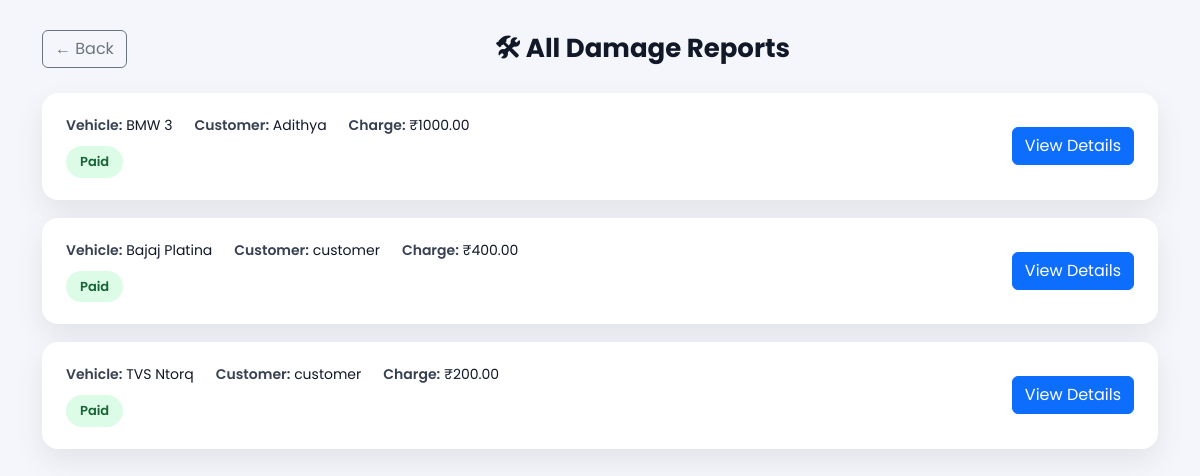
The app's page /admin_damage-reports/ (signed in) with its own data.
### wheelzy_app/models.py (models this page shows, shortened)
class DamageReport(models.Model):
    booking = models.OneToOneField( Booking,on_delete=models.CASCADE,related_name="damage_report")
    vehicle = models.ForeignKey(Vehicle,on_delete=models.CASCADE,related_name="damage_reports",null=True,blank=True)
    reported_by = models.ForeignKey(User,on_delete=models.CASCADE,related_name="reported_damages")
    description = models.TextField()
    extra_charge = models.DecimalField(max_digits=8,decimal_places=2,default=0)
    is_paid = models.BooleanField(default=False)
    created_at = models.DateTimeField(auto_now_add=True)

class Vehicle(models.Model):
    VEHICLE_TYPES = (
        ("car", "Car"),
        ("bike", "Bike"),
    )
    owner = models.ForeignKey(
        User,
        on_delete=models.CASCADE,
        related_name="vehicles",
        null=True,
        blank=True
    )
    vehicle_name = models.CharField(max_length=255)
    vehicle_type = models.CharField(max_length=25, choices=VEHICLE_TYPES)
    number_plate = models.CharField(max_length=50, unique=True)
    price_per_hour = models.PositiveIntegerField()
    seats = models.PositiveIntegerField(blank=True)
    image = CloudinaryField('vehicle_images', blank=True, null=True)
    is_available = models.BooleanField(default=True)

class Booking(models.Model):
    STATUS_CHOICES = [
        ("payment_pending", "Payment Pending"),
        ("pending", "Pending"),
        ("confirmed", "Confirmed"),
        ("in_use", "In Use"),
        ("returned", "Returned"),
        ("return_uploaded", "Return Uploaded"),
        ("damage_reported", "Damage Reported"),
        ("cancelled", "Cancelled"),
        ("rejected", "Rejected"),
    ]
    user = models.ForeignKey(User, on_delete=models.CASCADE)
    vehicle = models.ForeignKey(Vehicle, on_delete=models.CASCADE)
    start_time = models.DateTimeField()
    end_time = models.DateTimeField()
    total_price = models.PositiveIntegerField(default=0)
    status = models.CharField(max_length=30, choices=STATUS_CHOICES, default="payment_pending")
    is_rent_paid = models.BooleanField(default=False)
    ordered_at = models.DateTimeField(auto_now_add=True)
    razorpay_order_id = models.CharField(max_length=255, blank=True, null=True)
    razorpay_payment_id = models.CharField(max_length=255, blank=True, null=True)
    razorpay_signature = models.CharField(max_length=255, blank=True, null=True)

### wheelzy_app/views.py (the view)
# urls.py: path("admin_damage-reports/",views.admin_damage_report_list,name="admin_damage_report_list"),
@login_required
def admin_damage_report_list(request):
    reports = DamageReport.objects.select_related(
        "vehicle", "booking", "booking__user"
    ).order_by("-created_at")
    return render(
        request,
        "damage_report_list.html",
        {"reports": reports}
    )

### wheelzy_app/templates/damage_report_list.html (shortened to what this page needs)
{% load static %}
<!DOCTYPE html>
<html lang="en">
<head>
    <link href="https://cdn.jsdelivr.net/npm/bootstrap@5.3.2/dist/css/bootstrap.min.css" rel="stylesheet">
</head>
<body>
<div class="container">
    <div class="page-header">
        <a href="{% url 'admin_dashboard' %}" class="btn btn-outline-secondary">
            ← Back
        </a>
        <h2>🛠 All Damage Reports</h2>
    </div>
    {% for report in reports %}
    <div class="report-card">
        <div class="report-info">
            <div class="info-row">
                <div>
                    <span class="label">Vehicle:</span>
                    {{ report.vehicle.vehicle_name }}
                </div>
                <div>
                    <span class="label">Customer:</span>
                    {{ report.booking.user.username }}
                </div>
                <div>
                    <span class="label">Charge:</span>
                    ₹{{ report.extra_charge }}
                </div>
            </div>
            <span class="status {% if report.is_paid %}paid{% else %}unpaid{% endif %}">
                {% if report.is_paid %}Paid{% else %}Unpaid{% endif %}
            </span>
        </div>
        <div>
            <a href="{% url 'admin_damage_report_detail' report.id %}"
               class="btn btn-primary">
                View Details
            </a>
        </div>
    </div>
    {% empty %}
        <div class="empty">
            No damage reports found.
        </div>
    {% endfor %}
</div>
</body>
</html>

### wheelzy_app/templates/damage_report_list.html (style rules this page uses)
body { margin: 0; padding: 30px; font-family: 'Poppins', sans-serif; background: #f4f6fb; color: #111827; }
.page-header { display: flex; align-items: center; justify-content: space-between; margin-bottom: 25px; }
.page-header h2 { margin: 0; font-size: 26px; font-weight: 700; }
.report-card { background: #ffffff; padding: 22px 24px; border-radius: 16px; margin-bottom: 18px; box-shadow: 0 12px 30px rgba(0,0,0,0.08); display: flex; align-items: center; justify-content: space-between; transition: transform .2s ease, box-shadow .2s ease; }
.report-info { flex: 1; }
.info-row { display: flex; flex-wrap: wrap; gap: 22px; font-size: 14px; margin-bottom: 10px; }
.label { font-weight: 600; color: #374151; }
.status { display: inline-block; padding: 6px 14px; border-radius: 999px; font-size: 13px; font-weight: 600; }
.paid { background: #dcfce7; color: #166534; }

### records on screen
DamageReport: vehicle.vehicle_name "BMW 3", booking.user.username "Adithya", extra_charge "1000.00", is_paid "Paid"
DamageReport: vehicle.vehicle_name "Bajaj Platina", booking.user.username "customer", extra_charge "400.00", is_paid "Paid"
DamageReport: vehicle.vehicle_name "TVS Ntorq", booking.user.username "customer", extra_charge "200.00", is_paid "Paid"
